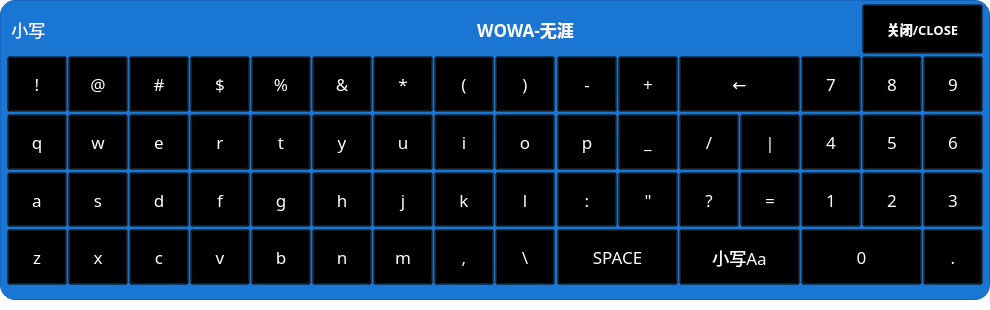
<?xml version="1.0" encoding="UTF-8"?>
<ui version="4.0">
 <class>frmInput</class>
 <widget class="QWidget" name="frmInput">
  <property name="geometry">
   <rect>
    <x>0</x>
    <y>0</y>
    <width>990</width>
    <height>310</height>
   </rect>
  </property>
  <property name="sizePolicy">
   <sizepolicy hsizetype="Expanding" vsizetype="Expanding">
    <horstretch>0</horstretch>
    <verstretch>0</verstretch>
   </sizepolicy>
  </property>
  <property name="maximumSize">
   <size>
    <width>1200</width>
    <height>400</height>
   </size>
  </property>
  <property name="windowTitle">
   <string>输入法</string>
  </property>
  <property name="styleSheet">
   <string notr="true">background-color: transparent;</string>
  </property>
  <widget class="QFrame" name="frameMain">
   <property name="geometry">
    <rect>
     <x>0</x>
     <y>0</y>
     <width>990</width>
     <height>300</height>
    </rect>
   </property>
   <property name="sizePolicy">
    <sizepolicy hsizetype="Preferred" vsizetype="Preferred">
     <horstretch>0</horstretch>
     <verstretch>0</verstretch>
    </sizepolicy>
   </property>
   <property name="minimumSize">
    <size>
     <width>990</width>
     <height>300</height>
    </size>
   </property>
   <property name="maximumSize">
    <size>
     <width>990</width>
     <height>330</height>
    </size>
   </property>
   <property name="font">
    <font>
     <family>Microsoft YaHei</family>
     <pointsize>13</pointsize>
    </font>
   </property>
   <property name="styleSheet">
       <string notr="true">

#frameMain {
    border-radius: 15px;        /* 圆角半径 */
	background-color: #1976D2;
	border: 1px solid #1565C0;
}

QPushButton {
    color: white;
}

/* 按钮按下效果 */
QPushButton:pressed {
    background-color: #1565C0;  /* 更深的颜色 */
    padding-top: 7px;          /* 模拟下沉效果 */
    padding-bottom: 5px;
    margin-top: 5px;           /* 保持总高度不变 */
}</string>
   </property>
   <layout class="QGridLayout" name="gridLayout" rowstretch="0,0,0,0,0">
    <property name="leftMargin">
     <number>6</number>
    </property>
    <property name="topMargin">
     <number>3</number>
    </property>
    <property name="rightMargin">
     <number>6</number>
    </property>
    <property name="bottomMargin">
     <number>14</number>
    </property>
    <property name="horizontalSpacing">
     <number>1</number>
    </property>
    <property name="verticalSpacing">
     <number>2</number>
    </property>
    <item row="3" column="1">
     <widget class="QPushButton" name="btns">
      <property name="sizePolicy">
       <sizepolicy hsizetype="Preferred" vsizetype="Preferred">
        <horstretch>0</horstretch>
        <verstretch>0</verstretch>
       </sizepolicy>
      </property>
      <property name="font">
       <font>
        <family>Microsoft YaHei</family>
        <pointsize>13</pointsize>
       </font>
      </property>
      <property name="focusPolicy">
       <enum>Qt::NoFocus</enum>
      </property>
      <property name="text">
       <string>s</string>
      </property>
     </widget>
    </item>
    <item row="1" column="5">
     <widget class="QPushButton" name="btnOther7">
      <property name="sizePolicy">
       <sizepolicy hsizetype="Preferred" vsizetype="Preferred">
        <horstretch>0</horstretch>
        <verstretch>0</verstretch>
       </sizepolicy>
      </property>
      <property name="font">
       <font>
        <family>Microsoft YaHei</family>
        <pointsize>13</pointsize>
       </font>
      </property>
      <property name="focusPolicy">
       <enum>Qt::NoFocus</enum>
      </property>
      <property name="text">
       <string>&amp;&amp;</string>
      </property>
     </widget>
    </item>
    <item row="3" column="0">
     <widget class="QPushButton" name="btna">
      <property name="sizePolicy">
       <sizepolicy hsizetype="Preferred" vsizetype="Preferred">
        <horstretch>0</horstretch>
        <verstretch>0</verstretch>
       </sizepolicy>
      </property>
      <property name="font">
       <font>
        <family>Microsoft YaHei</family>
        <pointsize>13</pointsize>
       </font>
      </property>
      <property name="focusPolicy">
       <enum>Qt::NoFocus</enum>
      </property>
      <property name="text">
       <string>a</string>
      </property>
     </widget>
    </item>
    <item row="2" column="6">
     <widget class="QPushButton" name="btnu">
      <property name="sizePolicy">
       <sizepolicy hsizetype="Preferred" vsizetype="Preferred">
        <horstretch>0</horstretch>
        <verstretch>0</verstretch>
       </sizepolicy>
      </property>
      <property name="font">
       <font>
        <family>Microsoft YaHei</family>
        <pointsize>13</pointsize>
       </font>
      </property>
      <property name="focusPolicy">
       <enum>Qt::NoFocus</enum>
      </property>
      <property name="text">
       <string>u</string>
      </property>
     </widget>
    </item>
    <item row="4" column="2">
     <widget class="QPushButton" name="btnc">
      <property name="sizePolicy">
       <sizepolicy hsizetype="Preferred" vsizetype="Preferred">
        <horstretch>0</horstretch>
        <verstretch>0</verstretch>
       </sizepolicy>
      </property>
      <property name="font">
       <font>
        <family>Microsoft YaHei</family>
        <pointsize>13</pointsize>
       </font>
      </property>
      <property name="focusPolicy">
       <enum>Qt::NoFocus</enum>
      </property>
      <property name="text">
       <string>c</string>
      </property>
     </widget>
    </item>
    <item row="1" column="1">
     <widget class="QPushButton" name="btnOther2">
      <property name="sizePolicy">
       <sizepolicy hsizetype="Preferred" vsizetype="Preferred">
        <horstretch>0</horstretch>
        <verstretch>0</verstretch>
       </sizepolicy>
      </property>
      <property name="font">
       <font>
        <family>Microsoft YaHei</family>
        <pointsize>13</pointsize>
       </font>
      </property>
      <property name="focusPolicy">
       <enum>Qt::NoFocus</enum>
      </property>
      <property name="text">
       <string>@</string>
      </property>
     </widget>
    </item>
    <item row="3" column="5">
     <widget class="QPushButton" name="btnh">
      <property name="sizePolicy">
       <sizepolicy hsizetype="Preferred" vsizetype="Preferred">
        <horstretch>0</horstretch>
        <verstretch>0</verstretch>
       </sizepolicy>
      </property>
      <property name="font">
       <font>
        <family>Microsoft YaHei</family>
        <pointsize>13</pointsize>
       </font>
      </property>
      <property name="focusPolicy">
       <enum>Qt::NoFocus</enum>
      </property>
      <property name="text">
       <string>h</string>
      </property>
     </widget>
    </item>
    <item row="2" column="0">
     <widget class="QPushButton" name="btnq">
      <property name="sizePolicy">
       <sizepolicy hsizetype="Preferred" vsizetype="Preferred">
        <horstretch>0</horstretch>
        <verstretch>0</verstretch>
       </sizepolicy>
      </property>
      <property name="font">
       <font>
        <family>Microsoft YaHei</family>
        <pointsize>13</pointsize>
       </font>
      </property>
      <property name="focusPolicy">
       <enum>Qt::NoFocus</enum>
      </property>
      <property name="text">
       <string>q</string>
      </property>
     </widget>
    </item>
    <item row="1" column="17">
     <widget class="QPushButton" name="btn9">
      <property name="sizePolicy">
       <sizepolicy hsizetype="Preferred" vsizetype="Preferred">
        <horstretch>0</horstretch>
        <verstretch>0</verstretch>
       </sizepolicy>
      </property>
      <property name="font">
       <font>
        <family>Microsoft YaHei</family>
        <pointsize>13</pointsize>
       </font>
      </property>
      <property name="focusPolicy">
       <enum>Qt::NoFocus</enum>
      </property>
      <property name="text">
       <string>9</string>
      </property>
     </widget>
    </item>
    <item row="1" column="3">
     <widget class="QPushButton" name="btnOther4">
      <property name="sizePolicy">
       <sizepolicy hsizetype="Preferred" vsizetype="Preferred">
        <horstretch>0</horstretch>
        <verstretch>0</verstretch>
       </sizepolicy>
      </property>
      <property name="font">
       <font>
        <family>Microsoft YaHei</family>
        <pointsize>13</pointsize>
       </font>
      </property>
      <property name="focusPolicy">
       <enum>Qt::NoFocus</enum>
      </property>
      <property name="text">
       <string>$</string>
      </property>
     </widget>
    </item>
    <item row="1" column="15">
     <widget class="QPushButton" name="btn7">
      <property name="sizePolicy">
       <sizepolicy hsizetype="Preferred" vsizetype="Preferred">
        <horstretch>0</horstretch>
        <verstretch>0</verstretch>
       </sizepolicy>
      </property>
      <property name="font">
       <font>
        <family>Microsoft YaHei</family>
        <pointsize>13</pointsize>
       </font>
      </property>
      <property name="focusPolicy">
       <enum>Qt::NoFocus</enum>
      </property>
      <property name="text">
       <string>7</string>
      </property>
     </widget>
    </item>
    <item row="3" column="4">
     <widget class="QPushButton" name="btng">
      <property name="sizePolicy">
       <sizepolicy hsizetype="Preferred" vsizetype="Preferred">
        <horstretch>0</horstretch>
        <verstretch>0</verstretch>
       </sizepolicy>
      </property>
      <property name="font">
       <font>
        <family>Microsoft YaHei</family>
        <pointsize>13</pointsize>
       </font>
      </property>
      <property name="focusPolicy">
       <enum>Qt::NoFocus</enum>
      </property>
      <property name="text">
       <string>g</string>
      </property>
     </widget>
    </item>
    <item row="1" column="12" colspan="2">
     <widget class="QPushButton" name="btnDelete">
      <property name="sizePolicy">
       <sizepolicy hsizetype="Preferred" vsizetype="Preferred">
        <horstretch>0</horstretch>
        <verstretch>0</verstretch>
       </sizepolicy>
      </property>
      <property name="font">
       <font>
        <family>Microsoft YaHei</family>
        <pointsize>13</pointsize>
       </font>
      </property>
      <property name="focusPolicy">
       <enum>Qt::NoFocus</enum>
      </property>
      <property name="text">
       <string>←</string>
      </property>
     </widget>
    </item>
    <item row="2" column="16">
     <widget class="QPushButton" name="btn5">
      <property name="sizePolicy">
       <sizepolicy hsizetype="Preferred" vsizetype="Preferred">
        <horstretch>0</horstretch>
        <verstretch>0</verstretch>
       </sizepolicy>
      </property>
      <property name="font">
       <font>
        <family>Microsoft YaHei</family>
        <pointsize>13</pointsize>
       </font>
      </property>
      <property name="focusPolicy">
       <enum>Qt::NoFocus</enum>
      </property>
      <property name="text">
       <string>5</string>
      </property>
     </widget>
    </item>
    <item row="3" column="3">
     <widget class="QPushButton" name="btnf">
      <property name="sizePolicy">
       <sizepolicy hsizetype="Preferred" vsizetype="Preferred">
        <horstretch>0</horstretch>
        <verstretch>0</verstretch>
       </sizepolicy>
      </property>
      <property name="font">
       <font>
        <family>Microsoft YaHei</family>
        <pointsize>13</pointsize>
       </font>
      </property>
      <property name="focusPolicy">
       <enum>Qt::NoFocus</enum>
      </property>
      <property name="text">
       <string>f</string>
      </property>
     </widget>
    </item>
    <item row="4" column="0">
     <widget class="QPushButton" name="btnz">
      <property name="sizePolicy">
       <sizepolicy hsizetype="Preferred" vsizetype="Preferred">
        <horstretch>0</horstretch>
        <verstretch>0</verstretch>
       </sizepolicy>
      </property>
      <property name="font">
       <font>
        <family>Microsoft YaHei</family>
        <pointsize>13</pointsize>
       </font>
      </property>
      <property name="focusPolicy">
       <enum>Qt::NoFocus</enum>
      </property>
      <property name="text">
       <string>z</string>
      </property>
     </widget>
    </item>
    <item row="2" column="13">
     <widget class="QPushButton" name="btnOther13">
      <property name="sizePolicy">
       <sizepolicy hsizetype="Preferred" vsizetype="Preferred">
        <horstretch>0</horstretch>
        <verstretch>0</verstretch>
       </sizepolicy>
      </property>
      <property name="font">
       <font>
        <family>Microsoft YaHei</family>
        <pointsize>13</pointsize>
       </font>
      </property>
      <property name="focusPolicy">
       <enum>Qt::NoFocus</enum>
      </property>
      <property name="text">
       <string>|</string>
      </property>
     </widget>
    </item>
    <item row="3" column="10">
     <widget class="QPushButton" name="btnOther14">
      <property name="sizePolicy">
       <sizepolicy hsizetype="Preferred" vsizetype="Preferred">
        <horstretch>0</horstretch>
        <verstretch>0</verstretch>
       </sizepolicy>
      </property>
      <property name="font">
       <font>
        <family>Microsoft YaHei</family>
        <pointsize>13</pointsize>
       </font>
      </property>
      <property name="focusPolicy">
       <enum>Qt::NoFocus</enum>
      </property>
      <property name="text">
       <string>:</string>
      </property>
     </widget>
    </item>
    <item row="3" column="17">
     <widget class="QPushButton" name="btn3">
      <property name="sizePolicy">
       <sizepolicy hsizetype="Preferred" vsizetype="Preferred">
        <horstretch>0</horstretch>
        <verstretch>0</verstretch>
       </sizepolicy>
      </property>
      <property name="font">
       <font>
        <family>Microsoft YaHei</family>
        <pointsize>13</pointsize>
       </font>
      </property>
      <property name="focusPolicy">
       <enum>Qt::NoFocus</enum>
      </property>
      <property name="text">
       <string>3</string>
      </property>
     </widget>
    </item>
    <item row="2" column="7">
     <widget class="QPushButton" name="btni">
      <property name="sizePolicy">
       <sizepolicy hsizetype="Preferred" vsizetype="Preferred">
        <horstretch>0</horstretch>
        <verstretch>0</verstretch>
       </sizepolicy>
      </property>
      <property name="font">
       <font>
        <family>Microsoft YaHei</family>
        <pointsize>13</pointsize>
       </font>
      </property>
      <property name="focusPolicy">
       <enum>Qt::NoFocus</enum>
      </property>
      <property name="text">
       <string>i</string>
      </property>
     </widget>
    </item>
    <item row="3" column="15">
     <widget class="QPushButton" name="btn1">
      <property name="sizePolicy">
       <sizepolicy hsizetype="Preferred" vsizetype="Preferred">
        <horstretch>0</horstretch>
        <verstretch>0</verstretch>
       </sizepolicy>
      </property>
      <property name="font">
       <font>
        <family>Microsoft YaHei</family>
        <pointsize>13</pointsize>
       </font>
      </property>
      <property name="focusPolicy">
       <enum>Qt::NoFocus</enum>
      </property>
      <property name="text">
       <string>1</string>
      </property>
     </widget>
    </item>
    <item row="3" column="7">
     <widget class="QPushButton" name="btnk">
      <property name="sizePolicy">
       <sizepolicy hsizetype="Preferred" vsizetype="Preferred">
        <horstretch>0</horstretch>
        <verstretch>0</verstretch>
       </sizepolicy>
      </property>
      <property name="font">
       <font>
        <family>Microsoft YaHei</family>
        <pointsize>13</pointsize>
       </font>
      </property>
      <property name="focusPolicy">
       <enum>Qt::NoFocus</enum>
      </property>
      <property name="text">
       <string>k</string>
      </property>
     </widget>
    </item>
    <item row="4" column="3">
     <widget class="QPushButton" name="btnv">
      <property name="sizePolicy">
       <sizepolicy hsizetype="Preferred" vsizetype="Preferred">
        <horstretch>0</horstretch>
        <verstretch>0</verstretch>
       </sizepolicy>
      </property>
      <property name="font">
       <font>
        <family>Microsoft YaHei</family>
        <pointsize>13</pointsize>
       </font>
      </property>
      <property name="focusPolicy">
       <enum>Qt::NoFocus</enum>
      </property>
      <property name="text">
       <string>v</string>
      </property>
     </widget>
    </item>
    <item row="4" column="1">
     <widget class="QPushButton" name="btnx">
      <property name="sizePolicy">
       <sizepolicy hsizetype="Preferred" vsizetype="Preferred">
        <horstretch>0</horstretch>
        <verstretch>0</verstretch>
       </sizepolicy>
      </property>
      <property name="font">
       <font>
        <family>Microsoft YaHei</family>
        <pointsize>13</pointsize>
       </font>
      </property>
      <property name="focusPolicy">
       <enum>Qt::NoFocus</enum>
      </property>
      <property name="text">
       <string>x</string>
      </property>
     </widget>
    </item>
    <item row="1" column="2">
     <widget class="QPushButton" name="btnOther3">
      <property name="sizePolicy">
       <sizepolicy hsizetype="Preferred" vsizetype="Preferred">
        <horstretch>0</horstretch>
        <verstretch>0</verstretch>
       </sizepolicy>
      </property>
      <property name="font">
       <font>
        <family>Microsoft YaHei</family>
        <pointsize>13</pointsize>
       </font>
      </property>
      <property name="focusPolicy">
       <enum>Qt::NoFocus</enum>
      </property>
      <property name="text">
       <string>#</string>
      </property>
     </widget>
    </item>
    <item row="4" column="5">
     <widget class="QPushButton" name="btnn">
      <property name="sizePolicy">
       <sizepolicy hsizetype="Preferred" vsizetype="Preferred">
        <horstretch>0</horstretch>
        <verstretch>0</verstretch>
       </sizepolicy>
      </property>
      <property name="font">
       <font>
        <family>Microsoft YaHei</family>
        <pointsize>13</pointsize>
       </font>
      </property>
      <property name="focusPolicy">
       <enum>Qt::NoFocus</enum>
      </property>
      <property name="text">
       <string>n</string>
      </property>
     </widget>
    </item>
    <item row="4" column="10" colspan="2">
     <widget class="QPushButton" name="btnSpace">
      <property name="sizePolicy">
       <sizepolicy hsizetype="Preferred" vsizetype="Preferred">
        <horstretch>0</horstretch>
        <verstretch>0</verstretch>
       </sizepolicy>
      </property>
      <property name="font">
       <font>
        <family>Microsoft YaHei</family>
        <pointsize>13</pointsize>
       </font>
      </property>
      <property name="focusPolicy">
       <enum>Qt::NoFocus</enum>
      </property>
      <property name="text">
       <string>SPACE</string>
      </property>
     </widget>
    </item>
    <item row="2" column="11">
     <widget class="QPushButton" name="btnOther10">
      <property name="sizePolicy">
       <sizepolicy hsizetype="Preferred" vsizetype="Preferred">
        <horstretch>0</horstretch>
        <verstretch>0</verstretch>
       </sizepolicy>
      </property>
      <property name="font">
       <font>
        <family>Microsoft YaHei</family>
        <pointsize>13</pointsize>
       </font>
      </property>
      <property name="focusPolicy">
       <enum>Qt::NoFocus</enum>
      </property>
      <property name="text">
       <string>_</string>
      </property>
     </widget>
    </item>
    <item row="3" column="16">
     <widget class="QPushButton" name="btn2">
      <property name="sizePolicy">
       <sizepolicy hsizetype="Preferred" vsizetype="Preferred">
        <horstretch>0</horstretch>
        <verstretch>0</verstretch>
       </sizepolicy>
      </property>
      <property name="font">
       <font>
        <family>Microsoft YaHei</family>
        <pointsize>13</pointsize>
       </font>
      </property>
      <property name="focusPolicy">
       <enum>Qt::NoFocus</enum>
      </property>
      <property name="text">
       <string>2</string>
      </property>
     </widget>
    </item>
    <item row="2" column="5">
     <widget class="QPushButton" name="btny">
      <property name="sizePolicy">
       <sizepolicy hsizetype="Preferred" vsizetype="Preferred">
        <horstretch>0</horstretch>
        <verstretch>0</verstretch>
       </sizepolicy>
      </property>
      <property name="font">
       <font>
        <family>Microsoft YaHei</family>
        <pointsize>13</pointsize>
       </font>
      </property>
      <property name="focusPolicy">
       <enum>Qt::NoFocus</enum>
      </property>
      <property name="text">
       <string>y</string>
      </property>
     </widget>
    </item>
    <item row="3" column="13">
     <widget class="QPushButton" name="btnOther16">
      <property name="sizePolicy">
       <sizepolicy hsizetype="Preferred" vsizetype="Preferred">
        <horstretch>0</horstretch>
        <verstretch>0</verstretch>
       </sizepolicy>
      </property>
      <property name="font">
       <font>
        <family>Microsoft YaHei</family>
        <pointsize>13</pointsize>
       </font>
      </property>
      <property name="focusPolicy">
       <enum>Qt::NoFocus</enum>
      </property>
      <property name="text">
       <string>=</string>
      </property>
     </widget>
    </item>
    <item row="2" column="8">
     <widget class="QPushButton" name="btno">
      <property name="sizePolicy">
       <sizepolicy hsizetype="Preferred" vsizetype="Preferred">
        <horstretch>0</horstretch>
        <verstretch>0</verstretch>
       </sizepolicy>
      </property>
      <property name="font">
       <font>
        <family>Microsoft YaHei</family>
        <pointsize>13</pointsize>
       </font>
      </property>
      <property name="focusPolicy">
       <enum>Qt::NoFocus</enum>
      </property>
      <property name="text">
       <string>o</string>
      </property>
     </widget>
    </item>
    <item row="2" column="12">
     <widget class="QPushButton" name="btnOther12">
      <property name="sizePolicy">
       <sizepolicy hsizetype="Preferred" vsizetype="Preferred">
        <horstretch>0</horstretch>
        <verstretch>0</verstretch>
       </sizepolicy>
      </property>
      <property name="font">
       <font>
        <family>Microsoft YaHei</family>
        <pointsize>13</pointsize>
       </font>
      </property>
      <property name="focusPolicy">
       <enum>Qt::NoFocus</enum>
      </property>
      <property name="text">
       <string>/</string>
      </property>
     </widget>
    </item>
    <item row="3" column="2">
     <widget class="QPushButton" name="btnd">
      <property name="sizePolicy">
       <sizepolicy hsizetype="Preferred" vsizetype="Preferred">
        <horstretch>0</horstretch>
        <verstretch>0</verstretch>
       </sizepolicy>
      </property>
      <property name="font">
       <font>
        <family>Microsoft YaHei</family>
        <pointsize>13</pointsize>
       </font>
      </property>
      <property name="focusPolicy">
       <enum>Qt::NoFocus</enum>
      </property>
      <property name="text">
       <string>d</string>
      </property>
     </widget>
    </item>
    <item row="4" column="12" colspan="2">
     <widget class="QPushButton" name="btnType">
      <property name="sizePolicy">
       <sizepolicy hsizetype="Preferred" vsizetype="Preferred">
        <horstretch>0</horstretch>
        <verstretch>0</verstretch>
       </sizepolicy>
      </property>
      <property name="font">
       <font>
        <family>Microsoft YaHei</family>
        <pointsize>13</pointsize>
       </font>
      </property>
      <property name="focusPolicy">
       <enum>Qt::NoFocus</enum>
      </property>
      <property name="text">
       <string>小写Aa</string>
      </property>
     </widget>
    </item>
    <item row="1" column="0">
     <widget class="QPushButton" name="btnOther1">
      <property name="sizePolicy">
       <sizepolicy hsizetype="Preferred" vsizetype="Preferred">
        <horstretch>0</horstretch>
        <verstretch>0</verstretch>
       </sizepolicy>
      </property>
      <property name="font">
       <font>
        <family>Microsoft YaHei</family>
        <pointsize>13</pointsize>
       </font>
      </property>
      <property name="focusPolicy">
       <enum>Qt::NoFocus</enum>
      </property>
      <property name="text">
       <string>!</string>
      </property>
     </widget>
    </item>
    <item row="3" column="8">
     <widget class="QPushButton" name="btnl">
      <property name="sizePolicy">
       <sizepolicy hsizetype="Preferred" vsizetype="Preferred">
        <horstretch>0</horstretch>
        <verstretch>0</verstretch>
       </sizepolicy>
      </property>
      <property name="font">
       <font>
        <family>Microsoft YaHei</family>
        <pointsize>13</pointsize>
       </font>
      </property>
      <property name="focusPolicy">
       <enum>Qt::NoFocus</enum>
      </property>
      <property name="text">
       <string>l</string>
      </property>
     </widget>
    </item>
    <item row="1" column="7">
     <widget class="QPushButton" name="btnOther19">
      <property name="sizePolicy">
       <sizepolicy hsizetype="Preferred" vsizetype="Preferred">
        <horstretch>0</horstretch>
        <verstretch>0</verstretch>
       </sizepolicy>
      </property>
      <property name="font">
       <font>
        <family>Microsoft YaHei</family>
        <pointsize>13</pointsize>
       </font>
      </property>
      <property name="focusPolicy">
       <enum>Qt::NoFocus</enum>
      </property>
      <property name="text">
       <string>(</string>
      </property>
     </widget>
    </item>
    <item row="4" column="8">
     <widget class="QPushButton" name="btnOther18">
      <property name="sizePolicy">
       <sizepolicy hsizetype="Preferred" vsizetype="Preferred">
        <horstretch>0</horstretch>
        <verstretch>0</verstretch>
       </sizepolicy>
      </property>
      <property name="font">
       <font>
        <family>Microsoft YaHei</family>
        <pointsize>13</pointsize>
       </font>
      </property>
      <property name="focusPolicy">
       <enum>Qt::NoFocus</enum>
      </property>
      <property name="text">
       <string>\</string>
      </property>
     </widget>
    </item>
    <item row="2" column="2">
     <widget class="QPushButton" name="btne">
      <property name="sizePolicy">
       <sizepolicy hsizetype="Preferred" vsizetype="Preferred">
        <horstretch>0</horstretch>
        <verstretch>0</verstretch>
       </sizepolicy>
      </property>
      <property name="font">
       <font>
        <family>Microsoft YaHei</family>
        <pointsize>13</pointsize>
       </font>
      </property>
      <property name="focusPolicy">
       <enum>Qt::NoFocus</enum>
      </property>
      <property name="text">
       <string>e</string>
      </property>
     </widget>
    </item>
    <item row="1" column="6">
     <widget class="QPushButton" name="btnOther8">
      <property name="sizePolicy">
       <sizepolicy hsizetype="Preferred" vsizetype="Preferred">
        <horstretch>0</horstretch>
        <verstretch>0</verstretch>
       </sizepolicy>
      </property>
      <property name="font">
       <font>
        <family>Microsoft YaHei</family>
        <pointsize>13</pointsize>
       </font>
      </property>
      <property name="focusPolicy">
       <enum>Qt::NoFocus</enum>
      </property>
      <property name="text">
       <string>*</string>
      </property>
     </widget>
    </item>
    <item row="1" column="11">
     <widget class="QPushButton" name="btnOther11">
      <property name="sizePolicy">
       <sizepolicy hsizetype="Preferred" vsizetype="Preferred">
        <horstretch>0</horstretch>
        <verstretch>0</verstretch>
       </sizepolicy>
      </property>
      <property name="font">
       <font>
        <family>Microsoft YaHei</family>
        <pointsize>13</pointsize>
       </font>
      </property>
      <property name="focusPolicy">
       <enum>Qt::NoFocus</enum>
      </property>
      <property name="text">
       <string>+</string>
      </property>
     </widget>
    </item>
    <item row="2" column="1">
     <widget class="QPushButton" name="btnw">
      <property name="sizePolicy">
       <sizepolicy hsizetype="Preferred" vsizetype="Preferred">
        <horstretch>0</horstretch>
        <verstretch>0</verstretch>
       </sizepolicy>
      </property>
      <property name="font">
       <font>
        <family>Microsoft YaHei</family>
        <pointsize>13</pointsize>
       </font>
      </property>
      <property name="focusPolicy">
       <enum>Qt::NoFocus</enum>
      </property>
      <property name="text">
       <string>w</string>
      </property>
     </widget>
    </item>
    <item row="4" column="6">
     <widget class="QPushButton" name="btnm">
      <property name="sizePolicy">
       <sizepolicy hsizetype="Preferred" vsizetype="Preferred">
        <horstretch>0</horstretch>
        <verstretch>0</verstretch>
       </sizepolicy>
      </property>
      <property name="font">
       <font>
        <family>Microsoft YaHei</family>
        <pointsize>13</pointsize>
       </font>
      </property>
      <property name="focusPolicy">
       <enum>Qt::NoFocus</enum>
      </property>
      <property name="text">
       <string>m</string>
      </property>
     </widget>
    </item>
    <item row="4" column="7">
     <widget class="QPushButton" name="btnOther17">
      <property name="sizePolicy">
       <sizepolicy hsizetype="Preferred" vsizetype="Preferred">
        <horstretch>0</horstretch>
        <verstretch>0</verstretch>
       </sizepolicy>
      </property>
      <property name="font">
       <font>
        <family>Microsoft YaHei</family>
        <pointsize>13</pointsize>
       </font>
      </property>
      <property name="focusPolicy">
       <enum>Qt::NoFocus</enum>
      </property>
      <property name="text">
       <string>,</string>
      </property>
     </widget>
    </item>
    <item row="2" column="10">
     <widget class="QPushButton" name="btnp">
      <property name="sizePolicy">
       <sizepolicy hsizetype="Preferred" vsizetype="Preferred">
        <horstretch>0</horstretch>
        <verstretch>0</verstretch>
       </sizepolicy>
      </property>
      <property name="font">
       <font>
        <family>Microsoft YaHei</family>
        <pointsize>13</pointsize>
       </font>
      </property>
      <property name="focusPolicy">
       <enum>Qt::NoFocus</enum>
      </property>
      <property name="text">
       <string>p</string>
      </property>
     </widget>
    </item>
    <item row="3" column="12">
     <widget class="QPushButton" name="btnOther15">
      <property name="sizePolicy">
       <sizepolicy hsizetype="Preferred" vsizetype="Preferred">
        <horstretch>0</horstretch>
        <verstretch>0</verstretch>
       </sizepolicy>
      </property>
      <property name="font">
       <font>
        <family>Microsoft YaHei</family>
        <pointsize>13</pointsize>
       </font>
      </property>
      <property name="focusPolicy">
       <enum>Qt::NoFocus</enum>
      </property>
      <property name="text">
       <string>?</string>
      </property>
     </widget>
    </item>
    <item row="1" column="16">
     <widget class="QPushButton" name="btn8">
      <property name="sizePolicy">
       <sizepolicy hsizetype="Preferred" vsizetype="Preferred">
        <horstretch>0</horstretch>
        <verstretch>0</verstretch>
       </sizepolicy>
      </property>
      <property name="font">
       <font>
        <family>Microsoft YaHei</family>
        <pointsize>13</pointsize>
       </font>
      </property>
      <property name="focusPolicy">
       <enum>Qt::NoFocus</enum>
      </property>
      <property name="text">
       <string>8</string>
      </property>
     </widget>
    </item>
    <item row="1" column="14">
     <spacer name="spacer">
      <property name="sizePolicy">
       <sizepolicy hsizetype="Preferred" vsizetype="Minimum">
        <horstretch>0</horstretch>
        <verstretch>0</verstretch>
       </sizepolicy>
      </property>
      <property name="font">
       <font>
        <family>Microsoft YaHei</family>
        <pointsize>13</pointsize>
       </font>
      </property>
      <property name="orientation">
       <enum>Qt::Horizontal</enum>
      </property>
      <property name="sizeType">
       <enum>QSizePolicy::Preferred</enum>
      </property>
      <property name="sizeHint" stdset="0">
       <size>
        <width>10</width>
        <height>20</height>
       </size>
      </property>
     </spacer>
    </item>
    <item row="4" column="4">
     <widget class="QPushButton" name="btnb">
      <property name="sizePolicy">
       <sizepolicy hsizetype="Preferred" vsizetype="Preferred">
        <horstretch>0</horstretch>
        <verstretch>0</verstretch>
       </sizepolicy>
      </property>
      <property name="font">
       <font>
        <family>Microsoft YaHei</family>
        <pointsize>13</pointsize>
       </font>
      </property>
      <property name="focusPolicy">
       <enum>Qt::NoFocus</enum>
      </property>
      <property name="text">
       <string>b</string>
      </property>
     </widget>
    </item>
    <item row="3" column="6">
     <widget class="QPushButton" name="btnj">
      <property name="sizePolicy">
       <sizepolicy hsizetype="Preferred" vsizetype="Preferred">
        <horstretch>0</horstretch>
        <verstretch>0</verstretch>
       </sizepolicy>
      </property>
      <property name="font">
       <font>
        <family>Microsoft YaHei</family>
        <pointsize>13</pointsize>
       </font>
      </property>
      <property name="focusPolicy">
       <enum>Qt::NoFocus</enum>
      </property>
      <property name="text">
       <string>j</string>
      </property>
     </widget>
    </item>
    <item row="2" column="15">
     <widget class="QPushButton" name="btn4">
      <property name="sizePolicy">
       <sizepolicy hsizetype="Preferred" vsizetype="Preferred">
        <horstretch>0</horstretch>
        <verstretch>0</verstretch>
       </sizepolicy>
      </property>
      <property name="font">
       <font>
        <family>Microsoft YaHei</family>
        <pointsize>13</pointsize>
       </font>
      </property>
      <property name="focusPolicy">
       <enum>Qt::NoFocus</enum>
      </property>
      <property name="text">
       <string>4</string>
      </property>
     </widget>
    </item>
    <item row="1" column="10">
     <widget class="QPushButton" name="btnOther9">
      <property name="sizePolicy">
       <sizepolicy hsizetype="Preferred" vsizetype="Preferred">
        <horstretch>0</horstretch>
        <verstretch>0</verstretch>
       </sizepolicy>
      </property>
      <property name="font">
       <font>
        <family>Microsoft YaHei</family>
        <pointsize>13</pointsize>
       </font>
      </property>
      <property name="focusPolicy">
       <enum>Qt::NoFocus</enum>
      </property>
      <property name="text">
       <string>-</string>
      </property>
     </widget>
    </item>
    <item row="4" column="15" colspan="2">
     <widget class="QPushButton" name="btn0">
      <property name="sizePolicy">
       <sizepolicy hsizetype="Preferred" vsizetype="Preferred">
        <horstretch>0</horstretch>
        <verstretch>0</verstretch>
       </sizepolicy>
      </property>
      <property name="font">
       <font>
        <family>Microsoft YaHei</family>
        <pointsize>13</pointsize>
       </font>
      </property>
      <property name="focusPolicy">
       <enum>Qt::NoFocus</enum>
      </property>
      <property name="text">
       <string>0</string>
      </property>
     </widget>
    </item>
    <item row="2" column="17">
     <widget class="QPushButton" name="btn6">
      <property name="sizePolicy">
       <sizepolicy hsizetype="Preferred" vsizetype="Preferred">
        <horstretch>0</horstretch>
        <verstretch>0</verstretch>
       </sizepolicy>
      </property>
      <property name="font">
       <font>
        <family>Microsoft YaHei</family>
        <pointsize>13</pointsize>
       </font>
      </property>
      <property name="focusPolicy">
       <enum>Qt::NoFocus</enum>
      </property>
      <property name="text">
       <string>6</string>
      </property>
     </widget>
    </item>
    <item row="2" column="4">
     <widget class="QPushButton" name="btnt">
      <property name="sizePolicy">
       <sizepolicy hsizetype="Preferred" vsizetype="Preferred">
        <horstretch>0</horstretch>
        <verstretch>0</verstretch>
       </sizepolicy>
      </property>
      <property name="font">
       <font>
        <family>Microsoft YaHei</family>
        <pointsize>13</pointsize>
       </font>
      </property>
      <property name="focusPolicy">
       <enum>Qt::NoFocus</enum>
      </property>
      <property name="text">
       <string>t</string>
      </property>
     </widget>
    </item>
    <item row="4" column="17">
     <widget class="QPushButton" name="btnDot">
      <property name="sizePolicy">
       <sizepolicy hsizetype="Preferred" vsizetype="Preferred">
        <horstretch>0</horstretch>
        <verstretch>0</verstretch>
       </sizepolicy>
      </property>
      <property name="font">
       <font>
        <family>Microsoft YaHei</family>
        <pointsize>13</pointsize>
       </font>
      </property>
      <property name="focusPolicy">
       <enum>Qt::NoFocus</enum>
      </property>
      <property name="text">
       <string>.</string>
      </property>
     </widget>
    </item>
    <item row="2" column="3">
     <widget class="QPushButton" name="btnr">
      <property name="sizePolicy">
       <sizepolicy hsizetype="Preferred" vsizetype="Preferred">
        <horstretch>0</horstretch>
        <verstretch>0</verstretch>
       </sizepolicy>
      </property>
      <property name="font">
       <font>
        <family>Microsoft YaHei</family>
        <pointsize>13</pointsize>
       </font>
      </property>
      <property name="focusPolicy">
       <enum>Qt::NoFocus</enum>
      </property>
      <property name="text">
       <string>r</string>
      </property>
     </widget>
    </item>
    <item row="1" column="8">
     <widget class="QPushButton" name="btnOther20">
      <property name="sizePolicy">
       <sizepolicy hsizetype="Preferred" vsizetype="Preferred">
        <horstretch>0</horstretch>
        <verstretch>0</verstretch>
       </sizepolicy>
      </property>
      <property name="font">
       <font>
        <family>Microsoft YaHei</family>
        <pointsize>13</pointsize>
       </font>
      </property>
      <property name="focusPolicy">
       <enum>Qt::NoFocus</enum>
      </property>
      <property name="text">
       <string>)</string>
      </property>
     </widget>
    </item>
    <item row="1" column="4">
     <widget class="QPushButton" name="btnOther5">
      <property name="sizePolicy">
       <sizepolicy hsizetype="Preferred" vsizetype="Preferred">
        <horstretch>0</horstretch>
        <verstretch>0</verstretch>
       </sizepolicy>
      </property>
      <property name="font">
       <font>
        <family>Microsoft YaHei</family>
        <pointsize>13</pointsize>
       </font>
      </property>
      <property name="focusPolicy">
       <enum>Qt::NoFocus</enum>
      </property>
      <property name="text">
       <string>%</string>
      </property>
     </widget>
    </item>
    <item row="3" column="11">
     <widget class="QPushButton" name="btnOther21">
      <property name="sizePolicy">
       <sizepolicy hsizetype="Preferred" vsizetype="Preferred">
        <horstretch>0</horstretch>
        <verstretch>0</verstretch>
       </sizepolicy>
      </property>
      <property name="font">
       <font>
        <family>Microsoft YaHei</family>
        <pointsize>13</pointsize>
       </font>
      </property>
      <property name="focusPolicy">
       <enum>Qt::NoFocus</enum>
      </property>
      <property name="text">
       <string>&quot;</string>
      </property>
     </widget>
    </item>
    <item row="0" column="16" colspan="2">
     <widget class="QPushButton" name="btnClose">
      <property name="sizePolicy">
       <sizepolicy hsizetype="Preferred" vsizetype="Preferred">
        <horstretch>0</horstretch>
        <verstretch>0</verstretch>
       </sizepolicy>
      </property>
      <property name="maximumSize">
       <size>
        <width>150</width>
        <height>50</height>
       </size>
      </property>
      <property name="font">
       <font>
        <family>Microsoft YaHei</family>
        <pointsize>10</pointsize>
        <bold>true</bold>
       </font>
      </property>
      <property name="focusPolicy">
       <enum>Qt::NoFocus</enum>
      </property>
      <property name="styleSheet">
       <string notr="true"/>
      </property>
      <property name="text">
       <string>关闭/CLOSE</string>
      </property>
     </widget>
    </item>
    <item row="0" column="0" colspan="2">
     <widget class="QLabel" name="lab_Title">
      <property name="sizePolicy">
       <sizepolicy hsizetype="Preferred" vsizetype="Preferred">
        <horstretch>0</horstretch>
        <verstretch>0</verstretch>
       </sizepolicy>
      </property>
      <property name="minimumSize">
       <size>
        <width>0</width>
        <height>25</height>
       </size>
      </property>
      <property name="maximumSize">
       <size>
        <width>100</width>
        <height>16777215</height>
       </size>
      </property>
      <property name="font">
       <font>
        <family>Microsoft YaHei</family>
        <pointsize>13</pointsize>
       </font>
      </property>
      <property name="styleSheet">
       <string notr="true">color: rgb(255, 255, 255);</string>
      </property>
      <property name="text">
       <string> 小写</string>
      </property>
     </widget>
    </item>
    <item row="0" column="6" colspan="6">
     <widget class="QLabel" name="labPY">
      <property name="sizePolicy">
       <sizepolicy hsizetype="Preferred" vsizetype="Preferred">
        <horstretch>0</horstretch>
        <verstretch>0</verstretch>
       </sizepolicy>
      </property>
      <property name="font">
       <font>
        <family>Microsoft YaHei</family>
        <pointsize>13</pointsize>
        <bold>true</bold>
       </font>
      </property>
      <property name="styleSheet">
       <string notr="true">color: rgb(255, 255, 255);</string>
      </property>
      <property name="text">
       <string>WOWA-无涯</string>
      </property>
      <property name="alignment">
       <set>Qt::AlignCenter</set>
      </property>
     </widget>
    </item>
   </layout>
  </widget>
 </widget>
 <resources/>
 <connections/>
</ui>
